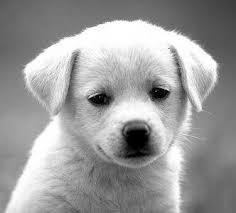
%> input picture 1.jpg, 236 x 213 px
$ octave image_frequency_filter.m   (GNU Octave 9; MATLAB toolbox functions it lacks are replaced by stand-ins)
%> lines starting %> are read from the running program, lines starting %| are printed output that depends on the picture
% Matlab Program to demonstrate the "Low pass Filtering of an image using
% 2D-DFT"
clc;
clear all; %#ok<CLSCR>
close all;
%%%%%%%%%%%%%%%%%%%%%%%%%%%%%%%%%%%%%%%%%%%%%%%%%%%%%%%%%%%%%%%%%%%%%%%%%%%
% Algorithm for filtering in the frequency Domain
% Step1: Given ain input image f(x,y) of size M x N, obtain the pading
% parameters P and Q. Typically, we select P = 2M and Q = 2N
% Step2: Form a padded image fp(x,y) of size P X Q by appending the
% necessary number of zeros to f(x,y).
% Step3: Multiply fp(x,y) by (-1)^(x+y)
% Step4: Compute the DFT, F(u,v) of the image from Step 3
% Step5: Generate a Real, Symmetric Filter Function H(u,v) of size P X Q
% with center at coordinates (P/2,Q/2),
% Step 6:Form the product G(u,v) = H(u,v)F(u,v) using array multiplication
% Obtain the processed image
% Step 7: gp(x,y) = {real{inverse DFT[G(u,v)]}(-1)^(x+y)
% Step 8: Obtain the final processed result g(x,y) by extracting the M X N region
% from the top, left quadrant of gp(x,y)
%%%%%%%%%%%%%%%%%%%%%%%%%%%%%%%%%%%%%%%%%%%%%%%%%%%%%%%%%%%%%%%%%%%%%%%%%%%
% Algorith Implementation
% Step1: Given ain input image f(x,y) of size M x N, obtain the pading
% parameters P and Q. Typically, we select P = 2M and Q = 2N
a = imread('1.jpg');
%> a is the input picture: size 213x236x3 uint8; min 0, max 255, mean 155.7
a = rgb2gray(a);
%> a: size 213x236 uint8
% Converting the image class into "double"
b = im2double(a);
% reading the image size
[m,n] = size(b);
%> m = 213; n = 236
% creating a null array of size 2m X 2n
c = zeros(2*m,2*n);
% reading the size of the null array
[p,q] = size(c);
%> p = 426; q = 472
% Step 2
% appdending the original image with the null array to create a padding
% image hence it is Step 2
for i = 1:p
    for j = 1:q
        if i <= m && j<= n
            c(i,j) = b(i,j);
        else
            c(i,j) = 0;
        end
    end
end
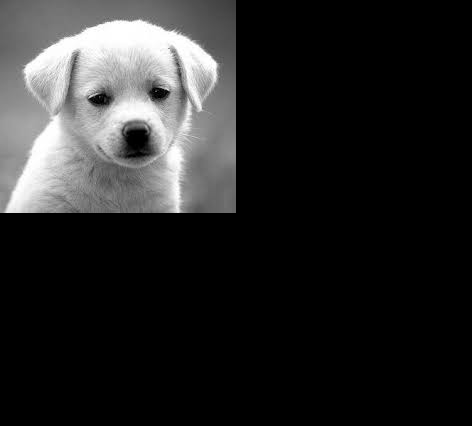
%> c: size 426x472 double; min 0, max 1, mean 0.153
imshow(b);title('original image');
figure;
imshow(c);title('padded image');
% Step 3
% creating a null array of size p X q
d = zeros(p,q);
% Multiplying the padded image with (-1)^(x+y)
for i = 1:p
    for j = 1:q
        d(i,j) = c(i,j).*(-1).^(i + j);
    end
end
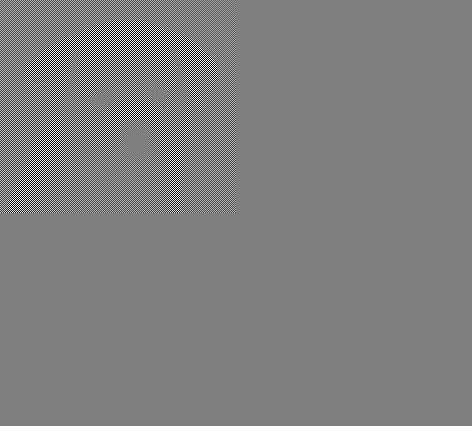
%> d: size 426x472 double; min -1, max 1, mean -2.91e-06; drawn with min black and max white
figure;
imshow(d);title('pre processed image for calculating DFT');
%> after `imshow(d)`:
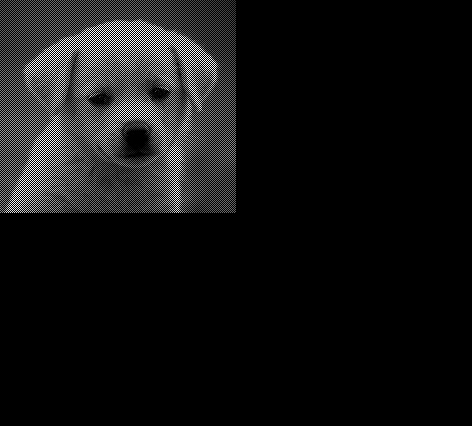
%> displayed picture: size 426x472, on the screen's scale of 0 to 255; min 0, max 255, mean 19.5
% Step 4
% Computing the 2D DFT using "fft2" matlab command
e = fft2(d);
figure;imshow(e);title('2D DFT of the pre processed image');
%> after `imshow(e)`:
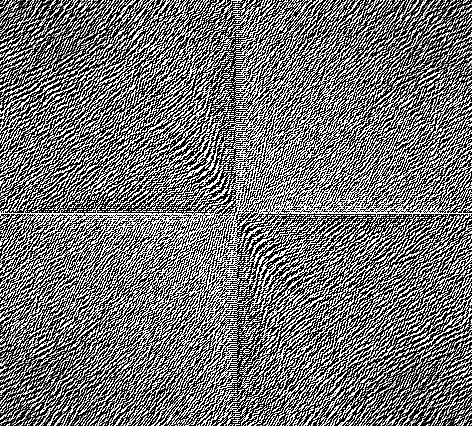
%> displayed picture: size 426x472, on the screen's scale of 0 to 255; min 0, max 255, mean 114.1
%%%%%%%%%%%%%%%%%%%%
% Step 5
% Generating the Real, Symmetric Filter Function
% Here we will implement a "Low Pass Filter" using "freqspace" matlab
% command
[x,y] = freqspace(p,'meshgrid');
z = zeros(p,q);
for i = 1:p
    for j = 1:q
%> (the run ends here)
